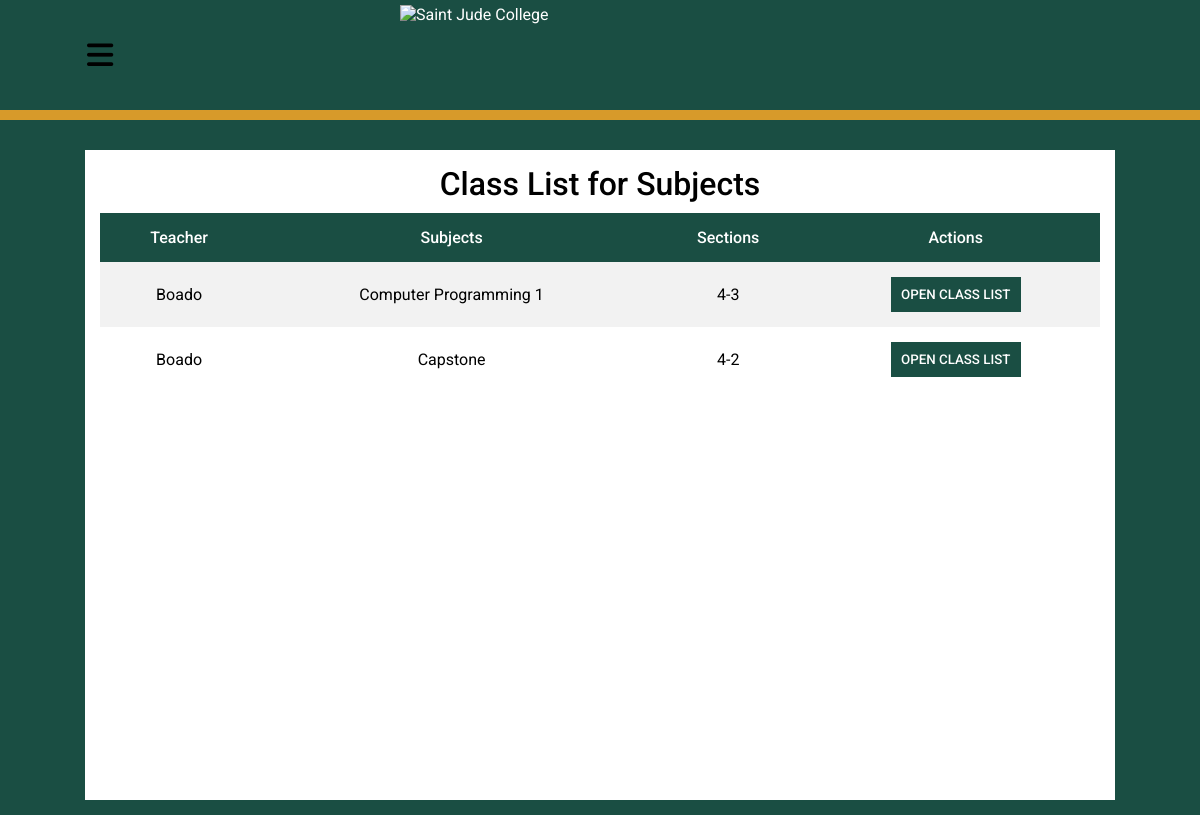
Screenshot of /admin/class-list-page.php (signed in) with the database file from the repository.
### tables this page shows
CREATE TABLE `assign` (
  `id` int(11) NOT NULL,
  `departments` varchar(255) NOT NULL,
  `teachers` varchar(255) NOT NULL,
  `sections` varchar(255) NOT NULL,
  `subjects` varchar(255) NOT NULL
);

CREATE TABLE `users` (
  `id` int(11) NOT NULL,
  `last_name` varchar(255) NOT NULL,
  `first_name` varchar(255) NOT NULL,
  `employee_no` varchar(255) NOT NULL,
  `password` varchar(255) NOT NULL
);

### admin/class-list-page.php (the view, shortened to what this page needs)
<?php
  require_once $_SERVER['DOCUMENT_ROOT']."/attendance/database/connect.php";
  $queryClassList = "SELECT * FROM assign";
  $sqlClassList = mysqli_query($con, $queryClassList);
?>
<!DOCTYPE html>
<html lang="en">
<head>
  <link rel="stylesheet" href="./css/class-list-page.css">
</head>
<body>
  <div class="main">
    <div class="header">
      <i class="fa-solid fa-bars" id="bars"></i>
      <img src="./img/sjc-bg-color.png" alt="Saint Jude College" />
      <div class="header2"></div>
    </div>
    <div class="container">
      <h1>Class List for Subjects</h1>
      <table>
        <tr>
          <th>Teacher</th>
          <th>Subjects</th>
          <th>Sections</th>
          <th>Actions</th>
        </tr>
        <?php while($results = mysqli_fetch_array($sqlClassList)) {
            $usersID = $results['teachers'];
            $queryTeacherList = "SELECT * FROM users WHERE id = $usersID";
            $sqlTeacherList = mysqli_query($con, $queryTeacherList);
            if($results1 = mysqli_fetch_array($sqlTeacherList)){
              $teacher = $results1['last_name'];
            }
          ?>
        <tr>
          <td><?php echo $teacher; ?></td>
          <td><?php echo $results['subjects'] ?></td>
          <td><?php echo $results['sections'] ?></td>
          <td>
            <form action="class-list-page.php" method="get">
              <button type="submit" class="class-list-btn" id="OpenClass" name="OpenClass" value="<?php
                echo $results['subjects']."+".$results['sections']."+".$usersID;
                ?>">OPEN CLASS LIST
              </button>
            </form>
          </td>
        </tr>
        <?php } ?>
      </table>
    </div>
  </div>
</body>
</html>

### admin/css/class-list-page.css (style rules this page uses)
html, body { margin: 0; padding: 0; font-family: var(--font); }
:root { --font: "Roboto", sans-serif; --main-color: #f5f5f5; --secondary-color: #d79a2a; --background: #1a4e43; }
.main { background-color: var(--background); height: 100vh; padding-bottom: 15px; display: grid; grid-template-rows: 130px 1fr; justify-items: center; row-gap: 20px; }
.main .container { grid-row: 2/3; height: auto; width: 1000px; background-color: white; padding: 15px; overflow-x: auto; position: relative; z-index: 0; }
.main .container h1 { margin: 0 0 10px 0; font-weight: 500; text-align: center; }
table { width: 100%; border-collapse: collapse; }
tr, th, td { text-align: center; padding: 15px; }
th { font-weight: 500; font-family: var(--font); background-color: var(--background); color: white; }
td { font-weight: 400; font-family: var(--font); }
tr:nth-child(even) { background-color: #f2f2f2; }
.class-list-btn { height: 35px; width: 130px; font-family: var(--font); font-weight: 500; background-color: var(--background); color: white; border: none; cursor: pointer; }

### admin/css/header.css (style rules this page uses)
.main .header { grid-row: 1/2; width: 100vw; height: 120px; background-color: var(--header-color); position: fixed; color: white; z-index: 1; display: grid; grid-template-columns: 200px 1fr 200px; grid-template-rows: 1fr 10px; place-items: center; }
.main .header i { grid-column: 1/2; font-size: 30px; cursor: pointer; color: black; }
.main .header img { grid-column: 2/3; grid-row: 1/2; height: 100px; width: 400px; }
.main .header2 { grid-column: 1/4; grid-row: 2/3; width: 100vw; height: 10px; background-color: var(--secondary-color); }

### rows the page displays
assign: users.last_name "Boado", subjects "Computer Programming 1", sections "4-3"
assign: users.last_name "Boado", subjects "Capstone", sections "4-2"
